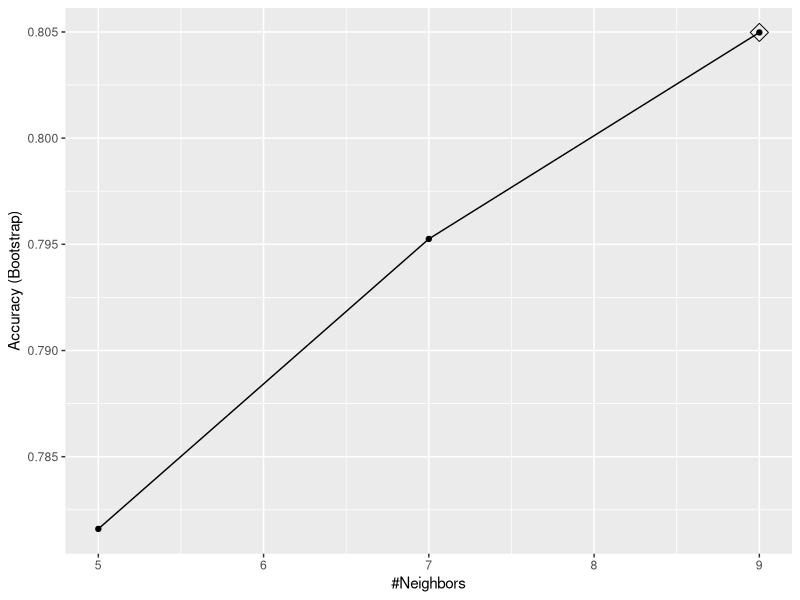
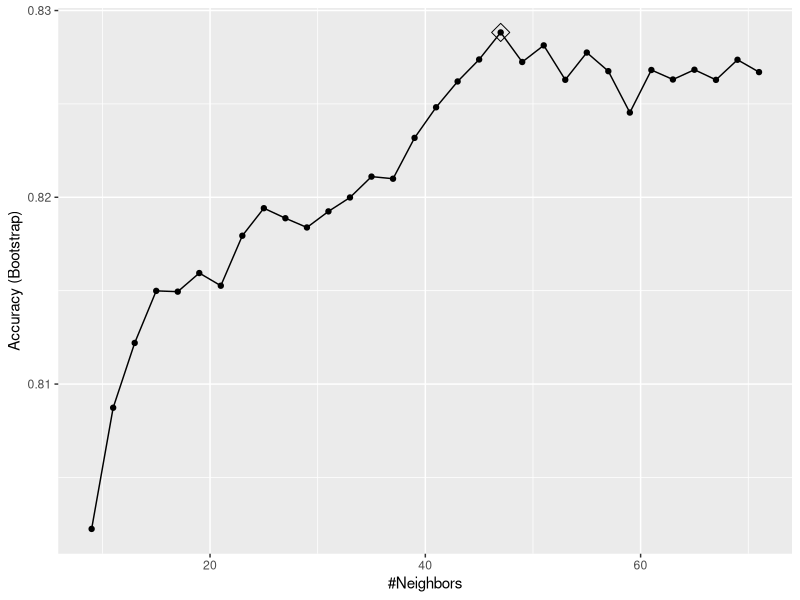
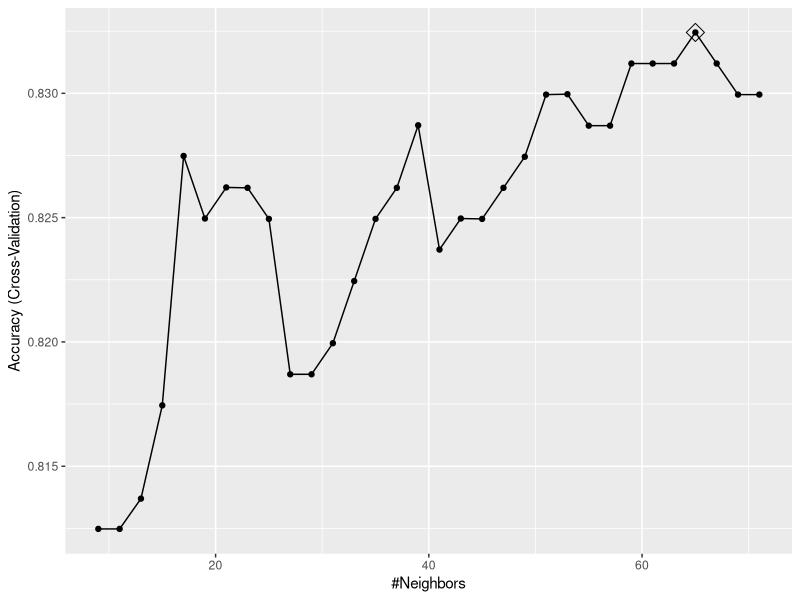
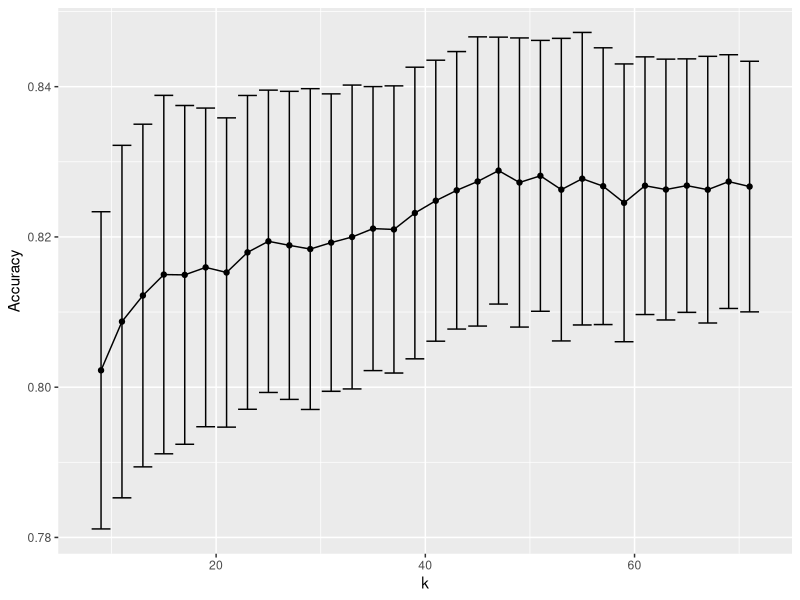
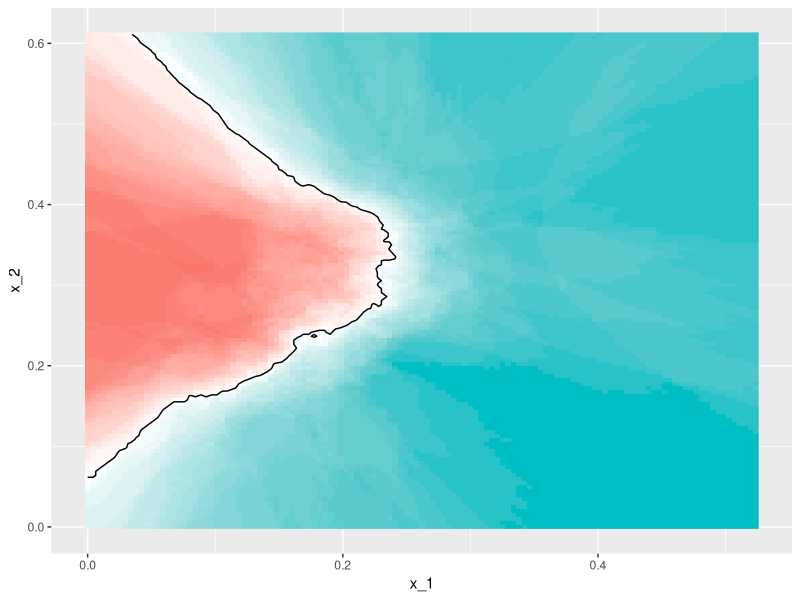
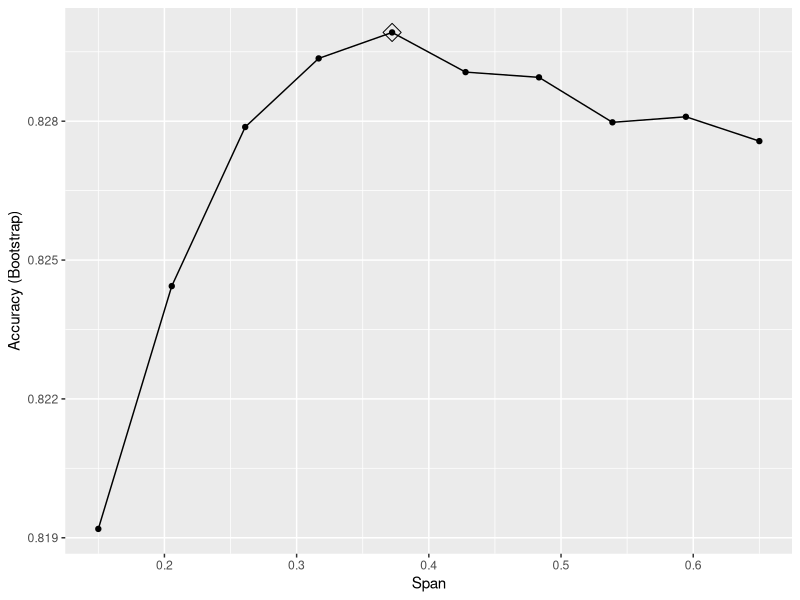
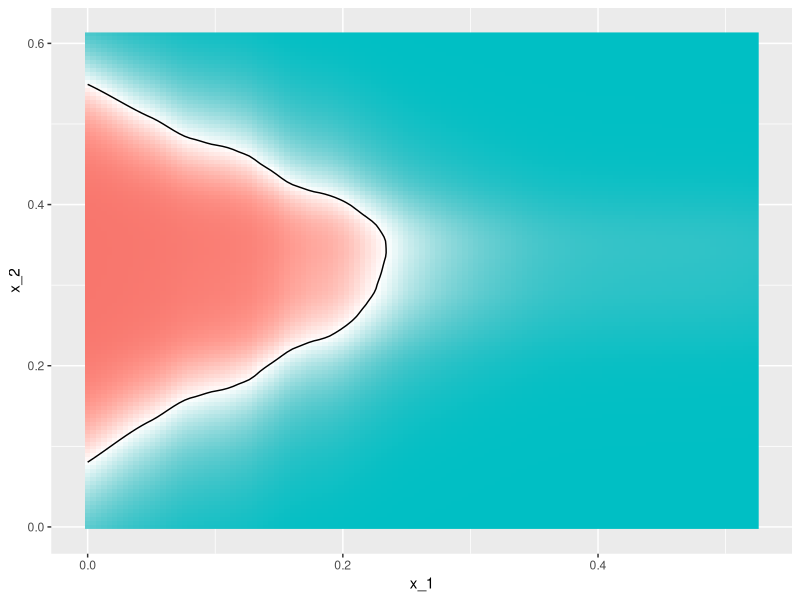

The R source for these figures, in order:
library(tidyverse)
library(dslabs)
data("mnist_27")

library(caret)
train_glm <- train(y ~ ., method = "glm", data = mnist_27$train)
train_knn <- train(y ~ ., method = "knn", data = mnist_27$train)

y_hat_glm <- predict(train_glm, mnist_27$test, type = "raw")
y_hat_knn <- predict(train_knn, mnist_27$test, type = "raw")

confusionMatrix(y_hat_glm, mnist_27$test$y)$overall[["Accuracy"]]
confusionMatrix(y_hat_knn, mnist_27$test$y)$overall[["Accuracy"]]

getModelInfo("knn")
modelLookup("knn")

train_knn <- train(y ~ ., method = "knn", data = mnist_27$train)
ggplot(train_knn, highlight = TRUE)

train_knn <- train(y ~ ., method = "knn", 
                   data = mnist_27$train,
                   tuneGrid = data.frame(k = seq(9, 71, 2)))
ggplot(train_knn, highlight = TRUE)
train_knn$bestTune
train_knn$finalModel
confusionMatrix(predict(train_knn, mnist_27$test, type = "raw"),
                mnist_27$test$y)$overall["Accuracy"]

control <- trainControl(method = "cv", number = 10, p = .9)
train_knn_cv <- train(y ~ ., method = "knn", 
                      data = mnist_27$train,
                      tuneGrid = data.frame(k = seq(9, 71, 2)),
                      trControl = control)
ggplot(train_knn_cv, highlight = TRUE)

train_knn$results %>% 
  ggplot(aes(x = k, y = Accuracy)) +
  geom_line() +
  geom_point() +
  geom_errorbar(aes(x = k, 
                    ymin = Accuracy - AccuracySD,
                    ymax = Accuracy + AccuracySD))

plot_cond_prob <- function(p_hat=NULL){
  tmp <- mnist_27$true_p
  if(!is.null(p_hat)){
    tmp <- mutate(tmp, p=p_hat)
  }
  tmp %>% ggplot(aes(x_1, x_2, z=p, fill=p)) +
    geom_raster(show.legend = FALSE) +
    scale_fill_gradientn(colors=c("#F8766D","white","#00BFC4")) +
    stat_contour(breaks=c(0.5),color="black")
}

plot_cond_prob(predict(train_knn, mnist_27$true_p, type = "prob")[,2])

install.packages("gam")
modelLookup("gamLoess")

grid <- expand.grid(span = seq(0.15, 0.65, len = 10), degree = 1)

train_loess <- train(y ~ ., 
                     method = "gamLoess",
                     tuneGrid=grid,
                     data = mnist_27$train)
ggplot(train_loess, highlight = TRUE)

confusionMatrix(data = predict(train_loess, mnist_27$test), 
                reference = mnist_27$test$y)$overall["Accuracy"]

p1 <- plot_cond_prob(predict(train_loess, mnist_27$true_p, type = "prob")[,2])
p1
